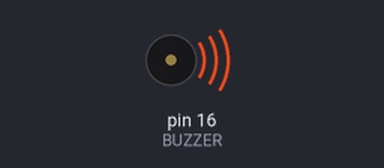
A sketch run on a simulated Arduino Uno, built with avr-gcc and run on an emulated ATmega328P. On the bench: buzzer (waves = sounding).

Above: at 0.1 s.
Timing chart, 0 to 40.0 s (numbered marks = the images above):
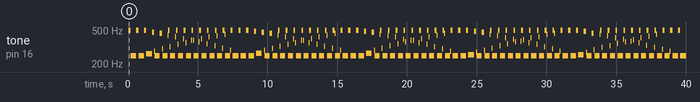

Measured:
- by itself, tone on pin 16 (BUZZER): plays 496 Hz for 0.16 s, 249 Hz for 0.40 s, 496 Hz for 0.16 s, 249 Hz for 0.40 s, 496 Hz for 0.16 s, 262 Hz for 0.40 s … (241 notes in this stretch)

The sketch:

buzzer.ino
```cpp
#define BUZZER 16//蜂鸣器连接芯片的引脚号为数字脚16号脚

void setup()   //初始化设置
{
  pinMode(BUZZER,OUTPUT);//初始化设置封面器引脚，设置为输出模式
}
void loop()           //程序运行主函数，会一直循环运行
{
  int i=0;
  //播放声音
  for(i=0;i<80;i++)
  {
    digitalWrite(BUZZER,HIGH);//使16号脚输出5V
    delay(1);                 // 延时1ms
    digitalWrite(BUZZER,LOW);//使16号脚输出0V
    delay(1);               //延时1ms
  }
  //播放另一种音乐
  for(i=0;i<100;i++)
  {
    digitalWrite(BUZZER,HIGH);//使16号脚输出5V
    delay(2);			//延时2ms
    digitalWrite(BUZZER,LOW);//使16号脚输出0V
    delay(2);			//延时2ms
  }
}
```
